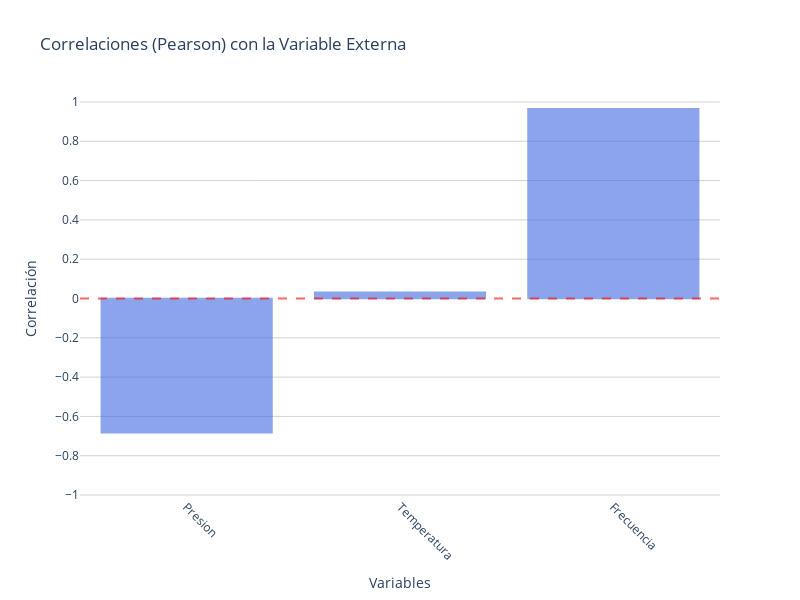

Notebook cell for this chart:
### Code cell
fun.graficar_correlaciones(X, y)

### Figure 1 — Plotly figure (JSON) as saved in the notebook; plotly's stock layout.template omitted (floating-point values rounded to 4 significant figures)
{"data": [{"alignmentgroup": "True", "hovertemplate": "Variables=%{x}<br>Correlación=%{y}<extra></extra>", "legendgroup": "", "marker": {"color": "royalblue", "line": {"color": "royalblue", "width": 1.5}, "pattern": {"shape": ""}}, "name": "", "offsetgroup": "", "opacity": 0.6, "orientation": "v", "showlegend": false, "textposition": "auto", "type": "bar", "x": ["Presion", "Temperatura", "Frecuencia"], "xaxis": "x", "y": [-0.6835, 0.03201, 0.9652], "yaxis": "y"}], "layout": {"barmode": "relative", "height": 600, "legend": {"tracegroupgap": 0}, "plot_bgcolor": "white", "shapes": [{"line": {"color": "red", "dash": "dash"}, "opacity": 0.6, "type": "line", "x0": 0, "x1": 1, "xref": "x domain", "y0": 0, "y1": 0, "yref": "y"}], "title": {"text": "Correlaciones (Pearson) con la Variable Externa"}, "width": 800, "xaxis": {"anchor": "y", "domain": [0, 1], "tickangle": 45, "tickmode": "array", "ticktext": ["Presion", "Temperatura", "Frecuencia"], "tickvals": [0, 1, 2], "title": {"text": "Variables"}}, "yaxis": {"anchor": "x", "domain": [0, 1], "dtick": 0.2, "gridcolor": "lightgray", "range": [-1.01, 1.01], "showgrid": true, "title": {"text": "Correlación"}}}}
